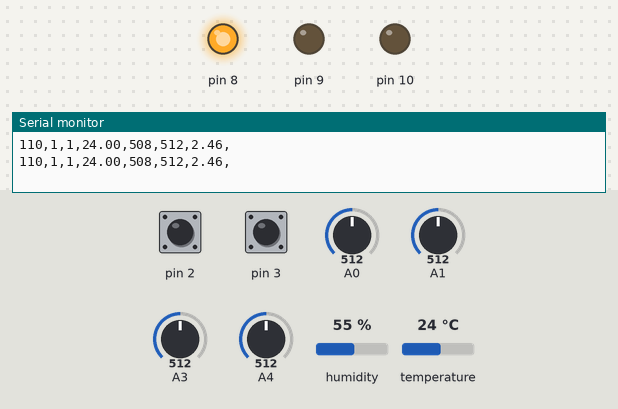
This sketch was run on a simulated Arduino Uno, built with avr-gcc and run on an emulated ATmega328P. Parts: output pins drawn as LEDs (lit = HIGH), the last lines printed to the serial monitor. The test bench sets the inputs (shaded band); at power-on: A0 = 512, pin 2 HIGH, pin 3 HIGH, A1 = 512, A3 = 512, A4 = 512, humidity 55 %, temperature 24 °C.

Above: at 1.8 s.
1.9 s: A0 set to 342
3.4 s: A0 set to 323
At 4.4 s:
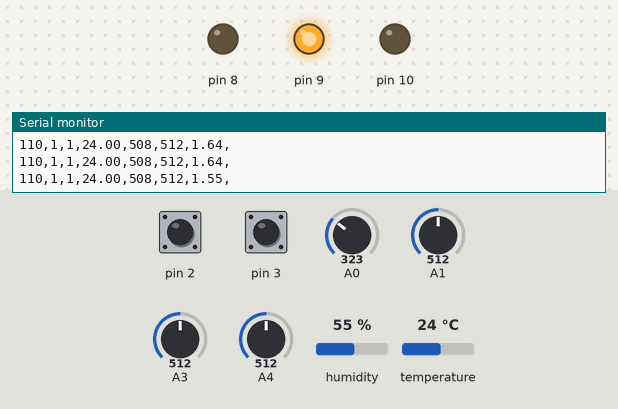
5.5 s: A0 set to 716
At 6.9 s:
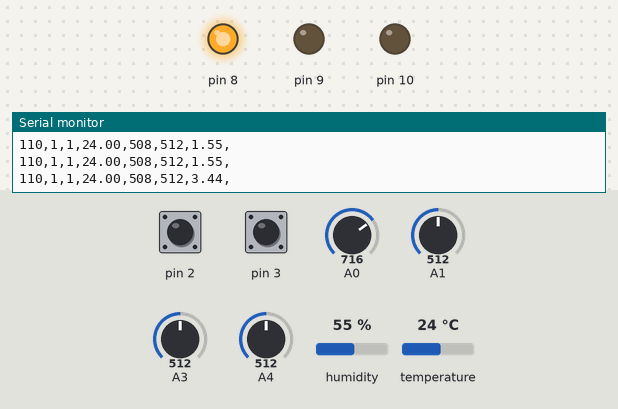
7.6 s: A0 set to 306
At 9.5 s:
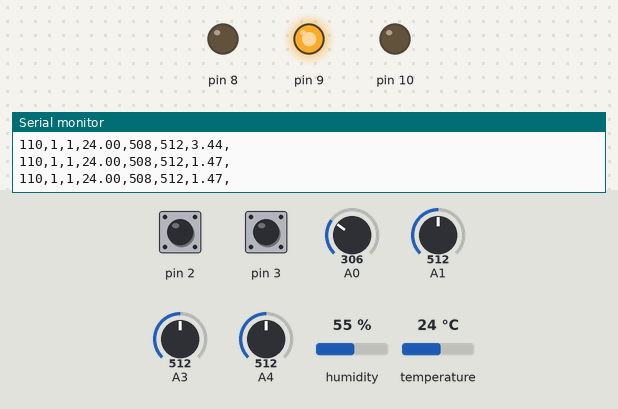
Timing chart, 0 to 10.6 s (numbered marks = the images above; inputs shaded):
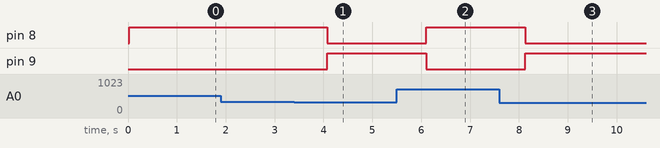

The sketch:

codigo_Tablero.ino
```cpp
#include <DHT.h>
#define DHTTYPE DHT11
DHT dht(A2, DHTTYPE);
// Variables
int analogValor = 0;
float voltaje = 0;
void setup() {
Serial.begin(9600);
pinMode(2, INPUT_PULLUP);
pinMode(3, INPUT_PULLUP);
pinMode(8, OUTPUT);
pinMode(9, OUTPUT);
pinMode(10, OUTPUT);
}
void loop() {
int velocidad = analogRead(A1);
velocidad = map(velocidad,0,1023,0,220);
int direccional_izquierda = digitalRead(2);
int direccional_derecha = digitalRead(3);
float temperature = dht.readTemperature();
int nivel_aceite = analogRead(A3);
int ldrValue = analogRead(A4);
nivel_aceite = map(nivel_aceite,1020,0,0,1020);
analogValor = analogRead(A0);
voltaje = 0.0048 * analogValor;
// Dependiendo del voltaje mostramos un LED u otro
if (voltaje >= 1.6)
{
digitalWrite(8, HIGH);
digitalWrite(9, LOW);
digitalWrite(10, LOW);
}
else if (voltaje < 1.6 && voltaje > 1.4)
{
digitalWrite(9, HIGH);
digitalWrite(8, LOW);
digitalWrite(10, LOW);
}
else if (voltaje < 1.4 && voltaje > 0.3)
{
digitalWrite(10, HIGH);
digitalWrite(8, LOW);
digitalWrite(9, LOW);
}
Serial.print(velocidad);
Serial.print(",");
Serial.print(direccional_izquierda);
Serial.print(",");
Serial.print(direccional_derecha);
Serial.print(",");
Serial.print(temperature);
Serial.print(",");
Serial.print(nivel_aceite);
Serial.print(",");
Serial.print(ldrValue);
Serial.print(",");
Serial.print(voltaje);
Serial.println(",");
delay(1000);
}
```

Measured:
- the behaviour switches between 334 and 333 on A0 (found by bisection; images 0 and 1)
- after the input at 3.4 s, pin 8: HIGH → LOW after 0.68 s; pin 9: LOW → HIGH after 0.68 s
- after the input at 5.5 s, pin 8: LOW → HIGH after 0.61 s; pin 9: HIGH → LOW after 0.61 s
- after the input at 7.6 s, pin 8: HIGH → LOW after 0.53 s; pin 9: LOW → HIGH after 0.53 s
